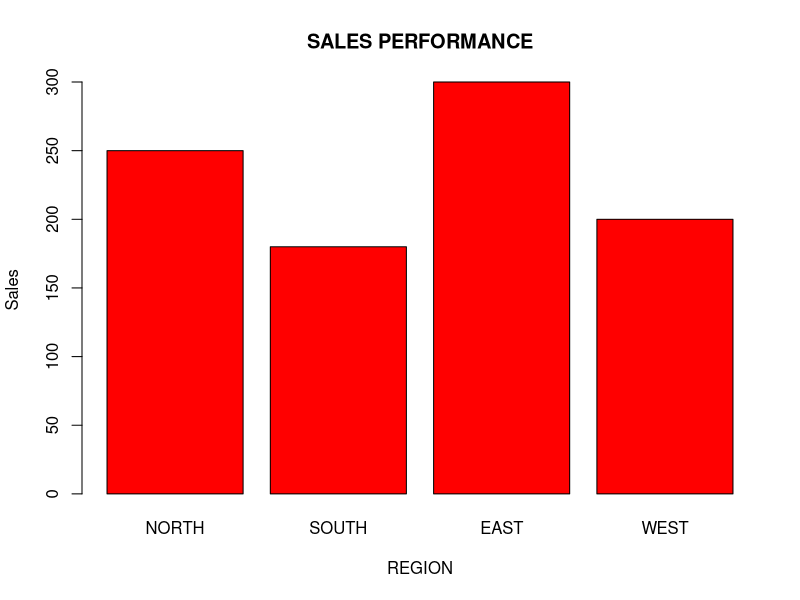

This figure's R source:
x<-c("NORTH","SOUTH","EAST","WEST")
y<-c(250,180,300,200)
barplot(y,names.arg= x,col="red",xlab="REGION",ylab="Sales",main="SALES PERFORMANCE")

